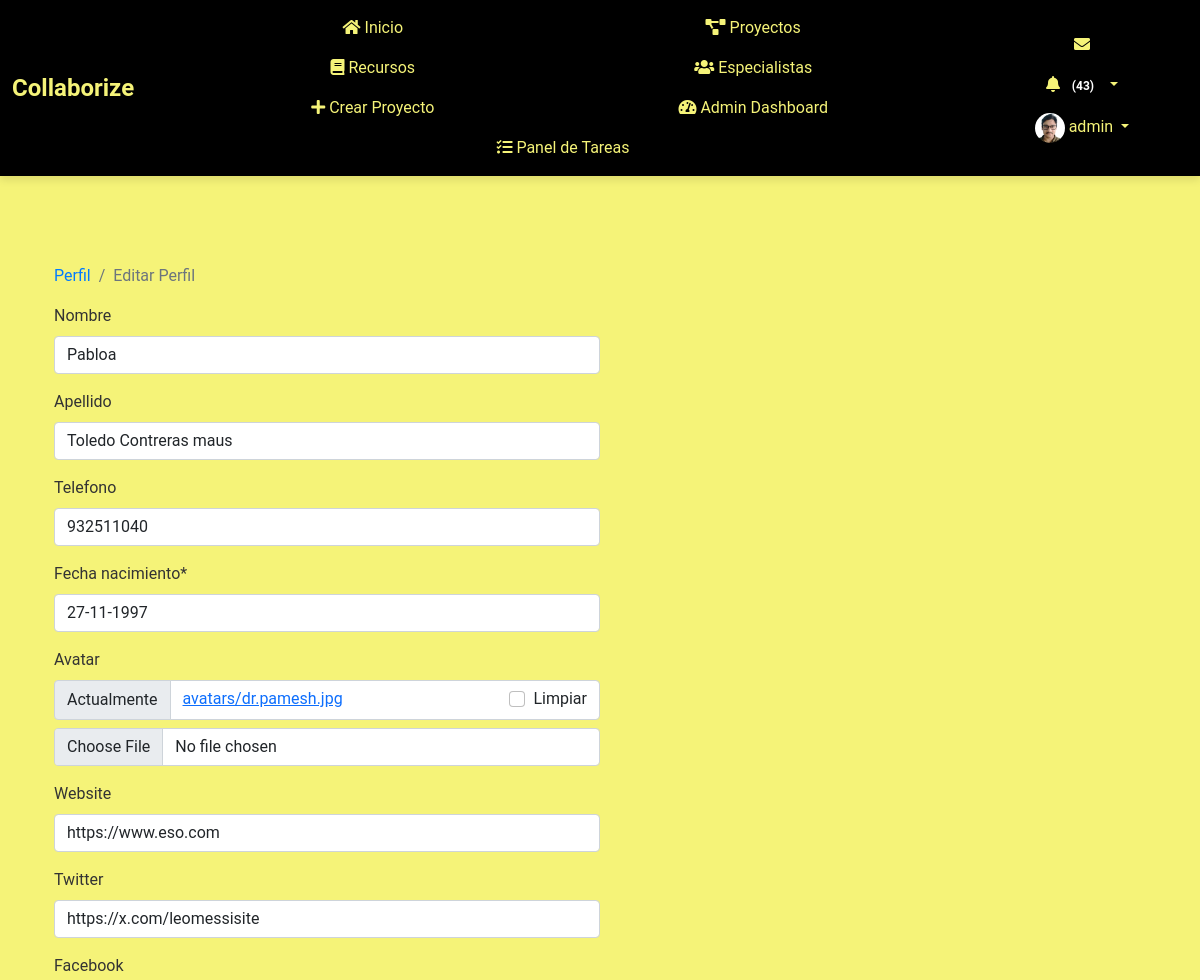
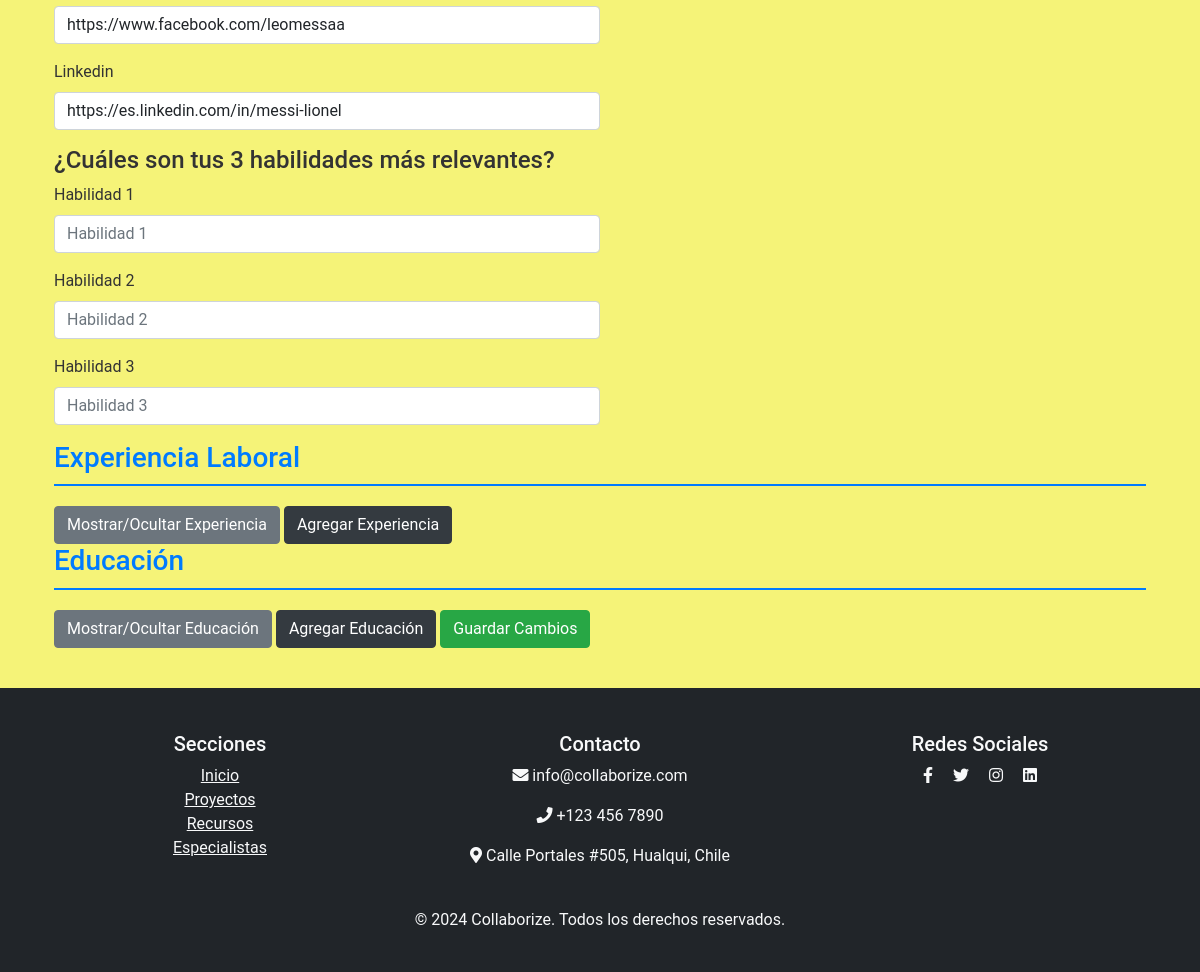
Before: /perfil/editar/ (signed in) with the older database file (2 pictures, top to bottom).
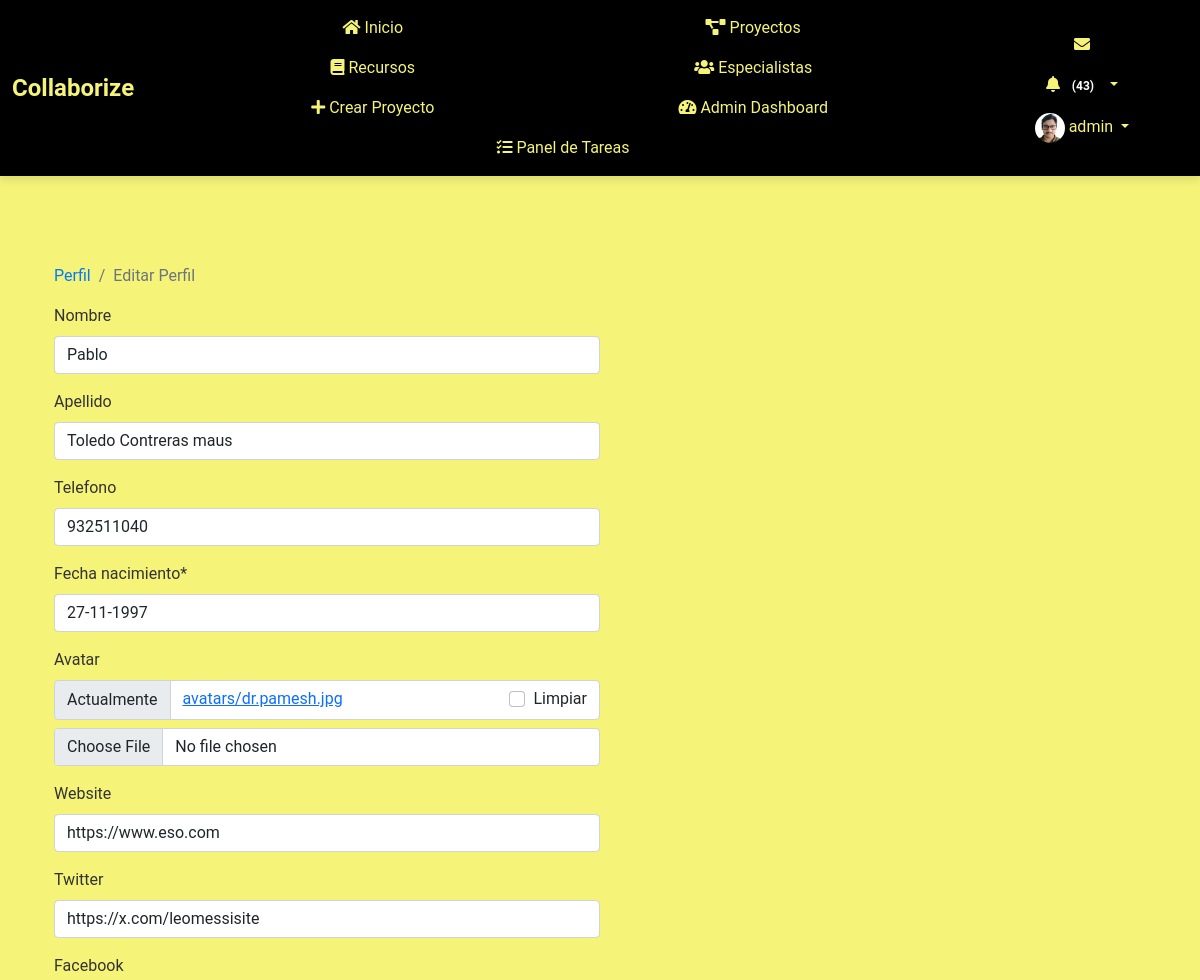
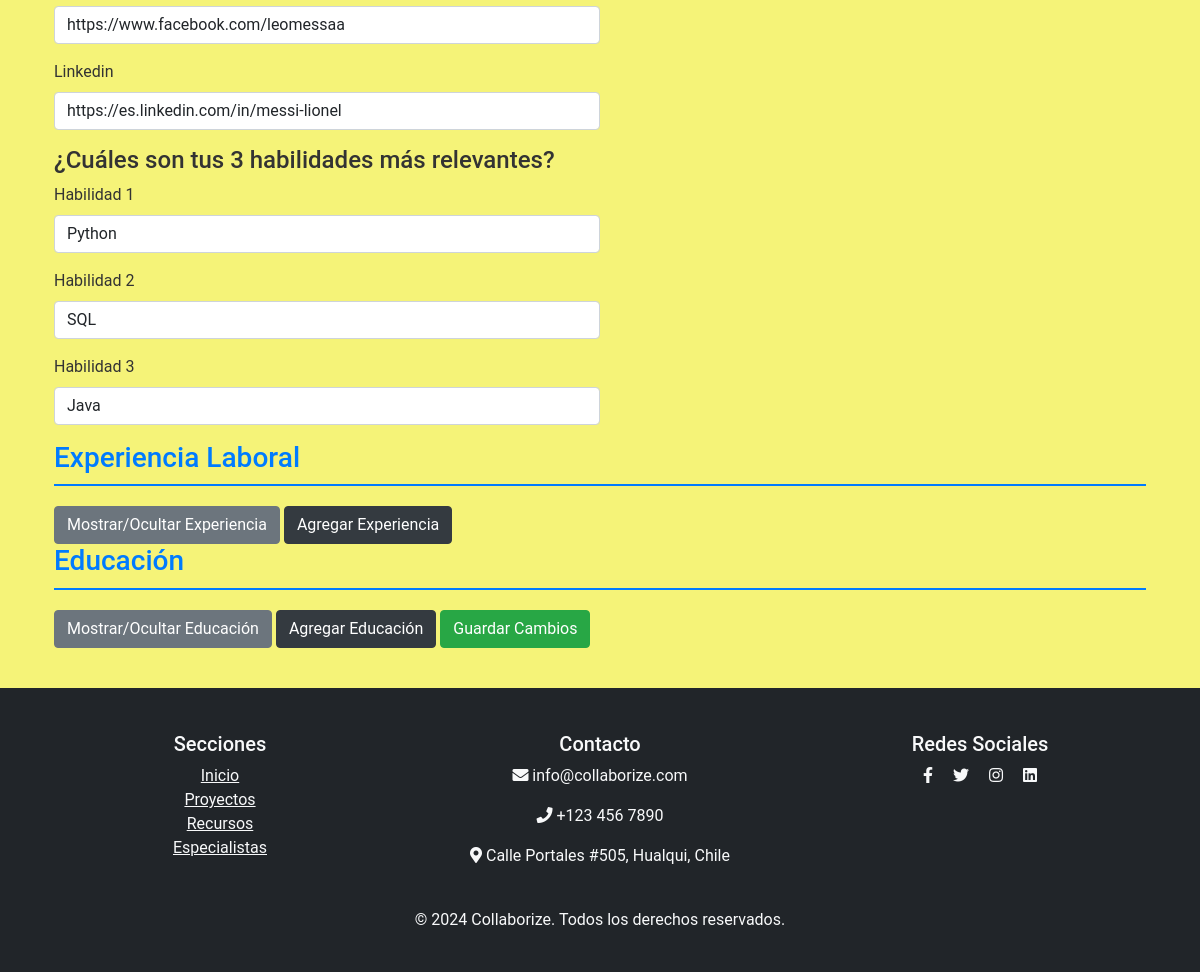
After: the same page with the newer database file (2 pictures, top to bottom).
### myapp/models.py (models this page shows, shortened)
class Perfil(models.Model):
    user = models.OneToOneField(User, on_delete=models.CASCADE)
    nombre = models.CharField(max_length=30, blank=True, null=True)
    apellido = models.CharField(max_length=30, blank=True, null=True)
    telefono = models.CharField(max_length=15, blank=True, null=True)
    fecha_nacimiento = models.DateField(null=True, blank=True)
    avatar = models.ImageField(upload_to='avatars/', null=True, blank=True)
    website = models.URLField(max_length=200, blank=True, null=True)
    twitter = models.URLField(max_length=200, blank=True, null=True)
    facebook = models.URLField(max_length=200, blank=True, null=True)
    linkedin = models.URLField(max_length=200, blank=True, null=True)
    habilidad_1 = models.CharField(max_length=100, blank=True, null=True)
    habilidad_2 = models.CharField(max_length=100, blank=True, null=True)
    habilidad_3 = models.CharField(max_length=100, blank=True, null=True)
    experiencia = models.TextField(blank=True, null=True)
    especialidad = models.CharField(max_length=200, blank=True, null=True)
    ubicacion = models.CharField(max_length=200, blank=True, null=True)
    disponibilidad = models.BooleanField(blank=True, null=True)

### myapp/views.py (the view)
# urls.py: path('perfil/editar/', views.editar_perfil, name='editar_perfil'),
@login_required
def editar_perfil(request):
    perfil = request.user.perfil
    if request.method == 'POST':
        user_form = UserForm(request.POST, instance=request.user)
        perfil_form = PerfilForm(request.POST, request.FILES, instance=perfil)
        experiencia_formset = ExperienciaLaboralFormSet(request.POST, request.FILES, instance=perfil)
        educacion_formset = EducacionFormSet(request.POST, request.FILES, instance=perfil)
        if user_form.is_valid() and perfil_form.is_valid() and experiencia_formset.is_valid() and educacion_formset.is_valid():
            user_form.save()
            perfil_form.save()
            experiencia_formset.save()
            educacion_formset.save()
            messages.success(request, 'Perfil actualizado exitosamente')
            return redirect('ver_perfil', user_id=request.user.id)
        else:
            print(user_form.errors)
            print(perfil_form.errors)
            print(experiencia_formset.errors)
            print(educacion_formset.errors)
    else:
        user_form = UserForm(instance=request.user)
        perfil_form = PerfilForm(instance=perfil)
        experiencia_formset = ExperienciaLaboralFormSet(instance=perfil)
        educacion_formset = EducacionFormSet(instance=perfil)
    return render(request, 'myapp/editar_perfil.html', {
        'user_form': user_form,
        'perfil_form': perfil_form,
        'experiencia_formset': experiencia_formset,
        'educacion_formset': educacion_formset,
        'experiencias': perfil.experiencias.all(),
        'educaciones': perfil.educaciones.all(),
    })

### myapp/forms.py
class UserForm(forms.ModelForm):
    class Meta:
        model = User
        fields = ['first_name', 'last_name', 'email']

### myapp/templates/myapp/editar_perfil.html (shortened to what this page needs)
{% extends 'myapp/base.html' %}
{% load crispy_forms_tags %}
{% load static %}
{% block extra_css %}
<link rel="stylesheet" href="{% static 'css/editar_perfil.css' %}">
<link href="https://cdnjs.cloudflare.com/ajax/libs/font-awesome/5.11.2/css/all.min.css" rel="stylesheet">
<link href="https://cdn.jsdelivr.net/npm/@icon/entypo@1.0.3/entypo.css" rel="stylesheet">
<link href="https://cdnjs.cloudflare.com/ajax/libs/bootstrap-datepicker/1.9.0/css/bootstrap-datepicker.min.css" rel="stylesheet">
{% endblock %}
{% block content %}
<div class="container bootstrap snippet mt-5">
    <div class="row">
        <div class="col-md-12">
            <div class="top-breadcrumb">
                <nav aria-label="breadcrumb">
                    <ol class="breadcrumb">
                        <li class="breadcrumb-item"><a href="{% url 'ver_mi_perfil' %}">Perfil</a></li>
                        <li class="breadcrumb-item active" aria-current="page">Editar Perfil</li>
                    </ol>
                </nav>
            </div>
        </div>
    </div>
    <form method="POST" enctype="multipart/form-data">
        <div class="form-row">
            <div class="col-md-6">
                {{ perfil_form.nombre|as_crispy_field }}
                {{ perfil_form.apellido|as_crispy_field }}
                {{ perfil_form.telefono|as_crispy_field }}
                {{ perfil_form.fecha_nacimiento|as_crispy_field }}
                {{ perfil_form.avatar|as_crispy_field }}
                {{ perfil_form.website|as_crispy_field }}
                {{ perfil_form.twitter|as_crispy_field }}
                {{ perfil_form.facebook|as_crispy_field }}
                {{ perfil_form.linkedin|as_crispy_field }}
                <h4>¿Cuáles son tus 3 habilidades más relevantes?</h4>
                {{ perfil_form.habilidad_1|as_crispy_field }}
                {{ perfil_form.habilidad_2|as_crispy_field }}
                {{ perfil_form.habilidad_3|as_crispy_field }}
            </div>
        </div>
        <h3>Experiencia Laboral</h3>
        <button type="button" class="btn btn-secondary" id="toggle-experiencia">Mostrar/Ocultar Experiencia</button>
        <button type="button" class="btn btn-primary" id="add-experiencia">Agregar Experiencia</button>
        <h3>Educación</h3>
        <button type="button" class="btn btn-secondary" id="toggle-educacion">Mostrar/Ocultar Educación</button>
        <button type="button" class="btn btn-primary" id="add-educacion">Agregar Educación</button>
        <button type="submit" class="btn btn-success">Guardar Cambios</button>
    </form>
</div>
    {% load crispy_forms_tags %}
    {% load crispy_forms_tags %}
{% endblock %}

Changed rows visible on the page:
changed Perfil "Toledo Contreras maus": nombre "Pabloa" → "Pablo"; habilidad_1 (not shown) → "Python"; habilidad_2 (not shown) → "SQL"; habilidad_3 (not shown) → "Java"
